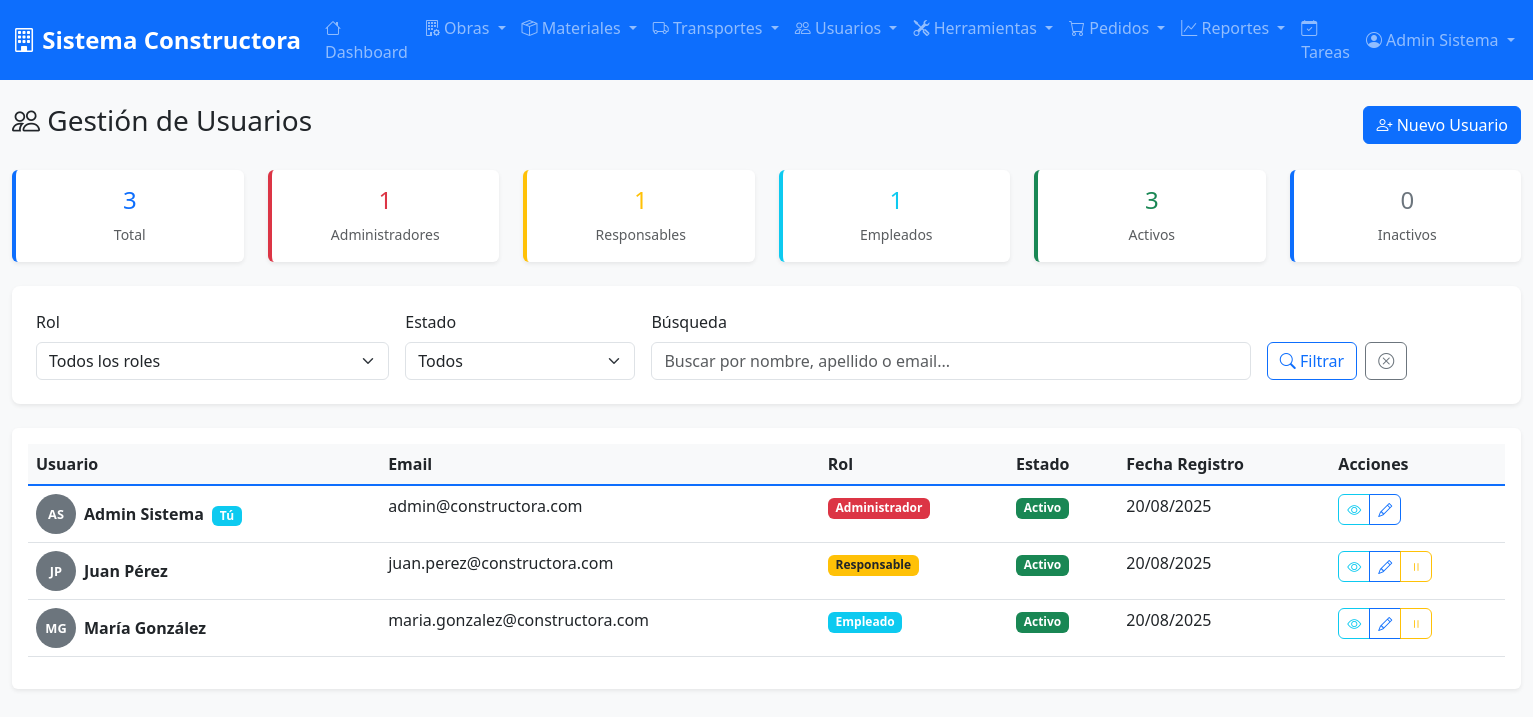
Page /modules/usuarios/list.php (signed in) on the committed database.
### tables this page shows
CREATE TABLE usuarios (
    id_usuario INT AUTO_INCREMENT PRIMARY KEY,
    nombre VARCHAR(100) NOT NULL,
    apellido VARCHAR(100) NOT NULL,
    email VARCHAR(150) UNIQUE NOT NULL,
    contraseña VARCHAR(255) NOT NULL,
    rol ENUM('administrador', 'responsable_obra', 'empleado') NOT NULL,
    estado ENUM('activo', 'inactivo') DEFAULT 'activo',
    telefono VARCHAR(20),
    direccion TEXT,
    fecha_nacimiento DATE,
    documento VARCHAR(20),
    fecha_ultimo_acceso TIMESTAMP NULL,
    intentos_login INT DEFAULT 0,
    bloqueado_hasta TIMESTAMP NULL,
    avatar VARCHAR(255),
    observaciones TEXT,
    fecha_creacion TIMESTAMP DEFAULT CURRENT_TIMESTAMP,
    fecha_actualizacion TIMESTAMP DEFAULT CURRENT_TIMESTAMP ON UPDATE CURRENT_TIMESTAMP
);

### modules/usuarios/list.php (the view, shortened to what this page needs)
<?php
$database = new Database();
$conn = $database->getConnection();
$filtro_busqueda = $_GET['busqueda'] ?? '';
$where_conditions = [];
$params = [];
$where_clause = !empty($where_conditions) ? 'WHERE ' . implode(' AND ', $where_conditions) : '';
try {
    $query = "SELECT * FROM usuarios $where_clause ORDER BY estado, rol, nombre, apellido";
    $stmt = $conn->prepare($query);
    $stmt->execute($params);
    $usuarios = $stmt->fetchAll();
    $stmt_stats = $conn->query("SELECT
        COUNT(*) as total_usuarios,
        COUNT(CASE WHEN rol = 'administrador' THEN 1 END) as administradores,
        COUNT(CASE WHEN rol = 'responsable_obra' THEN 1 END) as responsables,
        COUNT(CASE WHEN rol = 'empleado' THEN 1 END) as empleados,
        COUNT(CASE WHEN estado = 'activo' THEN 1 END) as activos,
        COUNT(CASE WHEN estado = 'inactivo' THEN 1 END) as inactivos
        FROM usuarios");
    $stats = $stmt_stats->fetch();
} catch (Exception $e) {
    error_log("Error al obtener usuarios: " . $e->getMessage());
    $usuarios = [];
    $stats = ['total_usuarios' => 0, 'administradores' => 0, 'responsables' => 0, 'empleados' => 0, 'activos' => 0, 'inactivos' => 0];
}
include '../../includes/header.php';
?>
<div class="row">
    <div class="col-12">
        <div class="d-flex justify-content-between align-items-center mb-4">
            <h1 class="h3">
                <i class="bi bi-people"></i> Gestión de Usuarios
            </h1>
            <a href="create.php" class="btn btn-primary">
                <i class="bi bi-person-plus"></i> Nuevo Usuario
            </a>
        </div>
    </div>
</div>
<div class="row mb-4">
    <div class="col-md-2">
        <div class="card dashboard-card">
            <div class="card-body text-center">
                <h4 class="text-primary"><?php echo $stats['total_usuarios']; ?></h4>
                <small class="text-muted">Total</small>
            </div>
        </div>
    </div>
    <div class="col-md-2">
        <div class="card dashboard-card danger">
            <div class="card-body text-center">
                <h4 class="text-danger"><?php echo $stats['administradores']; ?></h4>
                <small class="text-muted">Administradores</small>
            </div>
        </div>
    </div>
    <div class="col-md-2">
        <div class="card dashboard-card warning">
            <div class="card-body text-center">
                <h4 class="text-warning"><?php echo $stats['responsables']; ?></h4>
                <small class="text-muted">Responsables</small>
            </div>
        </div>
    </div>
    <div class="col-md-2">
        <div class="card dashboard-card info">
            <div class="card-body text-center">
                <h4 class="text-info"><?php echo $stats['empleados']; ?></h4>
                <small class="text-muted">Empleados</small>
            </div>
        </div>
    </div>
    <div class="col-md-2">
        <div class="card dashboard-card success">
            <div class="card-body text-center">
                <h4 class="text-success"><?php echo $stats['activos']; ?></h4>
                <small class="text-muted">Activos</small>
            </div>
        </div>
    </div>
    <div class="col-md-2">
        <div class="card dashboard-card">
            <div class="card-body text-center">
                <h4 class="text-secondary"><?php echo $stats['inactivos']; ?></h4>
                <small class="text-muted">Inactivos</small>
            </div>
        </div>
    </div>
</div>
<div class="filter-section">
    <form method="GET" class="row g-3">
        <div class="col-md-3">
            <label for="rol" class="form-label">Rol</label>
            <select class="form-select" id="rol" name="rol">
                <option value="">Todos los roles</option>
            </select>
        </div>
        <div class="col-md-2">
            <label for="estado" class="form-label">Estado</label>
            <select class="form-select" id="estado" name="estado">
                <option value="">Todos</option>
            </select>
        </div>
        <div class="col-md-5">
            <label for="busqueda" class="form-label">Búsqueda</label>
            <input type="text" class="form-control" id="busqueda" name="busqueda"
                   placeholder="Buscar por nombre, apellido o email..."
                   value="<?php echo htmlspecialchars($filtro_busqueda); ?>">
        </div>
        <div class="col-md-2 d-flex align-items-end">
            <button type="submit" class="btn btn-outline-primary me-2">
                <i class="bi bi-search"></i> Filtrar
            </button>
            <a href="list.php" class="btn btn-outline-secondary">
                <i class="bi bi-x-circle"></i>
            </a>
        </div>
    </form>
</div>
<div class="card">
    <div class="card-body">
        <?php if (!empty($usuarios)): ?>
        <div class="table-responsive">
            <table class="table table-hover">
                <thead>
                    <tr>
                        <th>Usuario</th>
                        <th>Email</th>
                        <th>Rol</th>
                        <th>Estado</th>
                        <th>Fecha Registro</th>
                        <th>Acciones</th>
                    </tr>
                </thead>
                <tbody>
                    <?php foreach ($usuarios as $usuario): ?>
                    <tr class="<?php echo $usuario['estado'] === 'inactivo' ? 'table-secondary' : ''; ?>">
                        <td>
                            <div class="d-flex align-items-center">
                                <div class="avatar-circle me-2">
                                    <?php echo strtoupper(substr($usuario['nombre'], 0, 1) . substr($usuario['apellido'], 0, 1)); ?>
                                </div>
                                <div>
                                    <strong><?php echo htmlspecialchars($usuario['nombre'] . ' ' . $usuario['apellido']); ?></strong>
                                    <?php if ($usuario['id_usuario'] == $_SESSION['user_id']): ?>
                                        <span class="badge bg-info ms-1">Tú</span>
                                    <?php endif; ?>
                                </div>
                            </div>
                        </td>
                        <td><?php echo htmlspecialchars($usuario['email']); ?></td>
                        <td>
                            <?php
                            $rol_class = '';
                            $rol_text = '';
                            switch ($usuario['rol']) {
                                case 'administrador':
                                    $rol_class = 'bg-danger';
                                    $rol_text = 'Administrador';
                                    break;
                                case 'responsable_obra':
                                    $rol_class = 'bg-warning text-dark';
                                    $rol_text = 'Responsable';
                                    break;
                                case 'empleado':
                                    $rol_class = 'bg-info';
                                    $rol_text = 'Empleado';
                                    break;
                            }
                            ?>
                            <span class="badge <?php echo $rol_class; ?>">
                                <?php echo $rol_text; ?>
                            </span>
                        </td>
                        <td>
                            <span class="badge <?php echo $usuario['estado'] === 'activo' ? 'bg-success' : 'bg-secondary'; ?>">
                                <?php echo ucfirst($usuario['estado']); ?>
                            </span>
                        </td>
                        <td><?php echo date('d/m/Y', strtotime($usuario['fecha_creacion'])); ?></td>
                        <td>
                            <div class="btn-group btn-group-sm" role="group">
                                <a href="view.php?id=<?php echo $usuario['id_usuario']; ?>"
                                   class="btn btn-outline-info" title="Ver detalles">
                                    <i class="bi bi-eye"></i>
                                </a>
                                <a href="edit.php?id=<?php echo $usuario['id_usuario']; ?>"
                                   class="btn btn-outline-primary" title="Editar">
                                    <i class="bi bi-pencil"></i>
                                </a>
                                <?php if ($usuario['id_usuario'] != $_SESSION['user_id']): ?>
                                <a href="toggle_status.php?id=<?php echo $usuario['id_usuario']; ?>"
                                   class="btn btn-outline-<?php echo $usuario['estado'] === 'activo' ? 'warning' : 'success'; ?>"
                                   title="<?php echo $usuario['estado'] === 'activo' ? 'Desactivar' : 'Activar'; ?>">
                                    <i class="bi bi-<?php echo $usuario['estado'] === 'activo' ? 'pause' : 'play'; ?>"></i>
                                </a>
                                <?php endif; ?>
                            </div>
                        </td>
                    </tr>
                    <?php endforeach; ?>
                </tbody>
            </table>
        </div>
        <?php endif; ?>
    </div>
</div>
<?php include '../../includes/footer.php'; ?>

### assets/css/style.css (style rules this page uses)
:root { --primary-color: #0d6efd; --secondary-color: #6c757d; --success-color: #198754; --danger-color: #dc3545; --warning-color: #ffc107; --info-color: #0dcaf0; --light-color: #f8f9fa; --dark-color: #212529; }
body { background-color: #f8f9fa; font-family: "Segoe UI", Tahoma, Geneva, Verdana, sans-serif; }
.card { border: none; box-shadow: 0 0.125rem 0.25rem rgba(0, 0, 0, 0.075); transition: box-shadow 0.15s ease-in-out; }
.btn { border-radius: 0.375rem; font-weight: 500; }
.btn-primary { background-color: var(--primary-color); border-color: var(--primary-color); }
.table { background-color: white; }
.table thead th { background-color: var(--light-color); border-bottom: 2px solid var(--primary-color); font-weight: 600; color: var(--dark-color); }
.form-label { font-weight: 500; color: var(--dark-color); }
.dashboard-card { border-left: 4px solid var(--primary-color); }
.dashboard-card.success { border-left-color: var(--success-color); }
.dashboard-card.warning { border-left-color: var(--warning-color); }
.dashboard-card.danger { border-left-color: var(--danger-color); }
.dashboard-card.info { border-left-color: var(--info-color); }
.filter-section { background-color: white; border-radius: 0.5rem; padding: 1.5rem; margin-bottom: 1.5rem; box-shadow: 0 0.125rem 0.25rem rgba(0, 0, 0, 0.075); }

### modules/usuarios/list.php (style rules this page uses)
.avatar-circle { width: 40px; height: 40px; border-radius: 50%; background-color: #6c757d; color: white; display: flex; align-items: center; justify-content: center; font-weight: bold; font-size: 0.8rem; }

### rows in the picture
usuarios: nombre+apellido "AS", nombre+apellido "Admin Sistema", shows "Tú", email "admin@constructora.com", rol "Administrador", estado "Activo", fecha_creacion "20/08/2025"
usuarios: nombre+apellido "JP", nombre+apellido "Juan Pérez", email "juan.perez@constructora.com", rol "Responsable", estado "Activo", fecha_creacion "20/08/2025"
usuarios: nombre+apellido "MG", nombre+apellido "María González", email "maria.gonzalez@constructora.com", rol "Empleado", estado "Activo", fecha_creacion "20/08/2025"

### other values in the picture
SITE_NAME "Sistema Constructora"
$_SESSION['user_name'] "Admin Sistema"
$stats['total_usuarios'] "3"
$stats['administradores'] "1"
$stats['responsables'] "1"
$stats['empleados'] "1"
$stats['activos'] "3"
$stats['inactivos'] "0"
